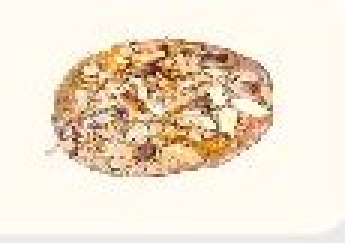
#> input picture assets/cutlet.jpg, 115 x 81 px, given in place of 스크린샷 2026-06-06 오후 12.23.46.png, which was not available (shown 3 times larger)
$ python extract_menu_assets.py
#> lines starting #> are read from the running program, lines starting #| are printed output that depends on the picture; pictures that were not available may be replaced by others from this repository, and a replacement may not be noted
from pathlib import Path
from PIL import Image, ImageDraw


ROOT = Path(__file__).resolve().parents[1]
ASSETS = ROOT / "assets"
MENU_SOURCE = Path(
    "/Users/muna/Desktop/스크린샷 2026-06-06 오후 12.23.46.png"
)
WAIT_SOURCE = Path(
    "/Users/muna/Downloads/KakaoTalk_Photo_2026-06-06-11-29-29.png"
)


def save_crop(source, box, name, size=(640, 420)):
    image = source.crop(box).convert("RGB")
    image = image.resize(size, Image.Resampling.LANCZOS)
    image.save(ASSETS / name, quality=90, optimize=True)


menu_sheet = Image.open(MENU_SOURCE)
#> menu_sheet is the input picture: PIL image 115x81 RGB; mean R, G, B 238.7, 225.2, 206.2

menu_boxes = {
    "ramen-basic.jpg": (10, 108, 146, 220),
    "ramen-egg.jpg": (149, 108, 282, 220),
    "ramen-ricecake.jpg": (284, 108, 420, 220),
    "ramen-ricecake-egg.jpg": (422, 108, 558, 220),
    "kimchi-stew.jpg": (10, 370, 146, 477),
    "chadol-doenjang.jpg": (149, 370, 282, 477),
    "seolleongtang.jpg": (284, 370, 420, 477),
    "seafood-sundubu.jpg": (422, 370, 558, 477),
    "olgaengi-soup.jpg": (10, 541, 146, 646),
    "freshwater-spicy-stew.jpg": (149, 541, 282, 646),
    "mushroom-garlic-hotpot.jpg": (284, 541, 420, 646),
    "sanchae-doenjang.jpg": (422, 541, 558, 646),
}

for filename, box in menu_boxes.items():
    save_crop(menu_sheet, box, filename)

wait_board = Image.open(WAIT_SOURCE)
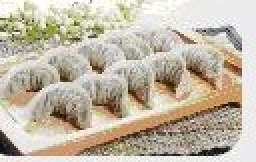
#> input picture assets/dumpling.jpg, 128 x 81 px, given in place of KakaoTalk_Photo_2026-06-06-11-29-29.png, which was not available (shown 2 times larger)
#> wait_board is the input picture: PIL image 128x81 RGB; mean R, G, B 193.8, 184, 166
coffee = wait_board.crop((50, 820, 170, 900)).convert("RGB")
#> coffee: PIL image 120x80 RGB; every value is 0
coffee = coffee.resize((360, 300), Image.Resampling.LANCZOS)
#> coffee: PIL image 360x300 RGB; every value is 0

cafe = Image.new("RGB", (720, 420), "#f4efe7")
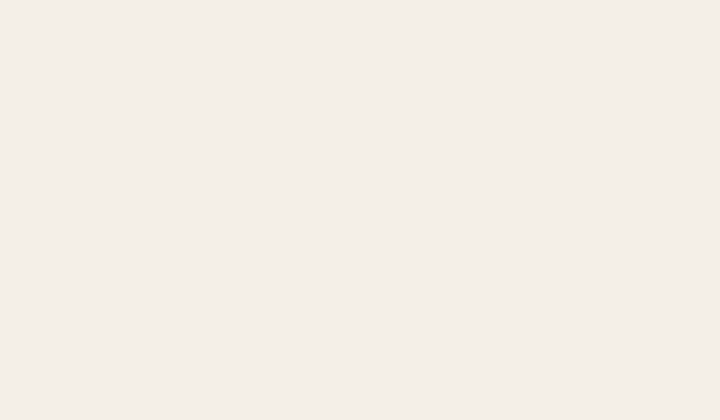
#> cafe: PIL image 720x420 RGB; mean R, G, B 244, 239, 231
cafe.paste(coffee, (20, 60))
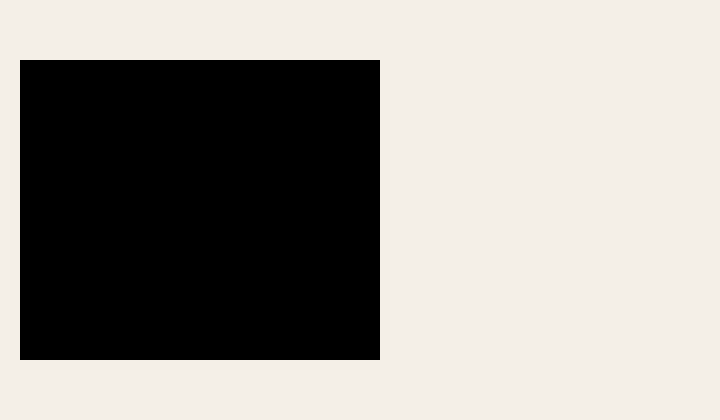
#> cafe: PIL image 720x420 RGB; mean R, G, B 156.9, 153.6, 148.5
draw = ImageDraw.Draw(cafe)
draw.rounded_rectangle(
    (390, 55, 685, 365),
    radius=28,
    fill="#fffaf2",
    outline="#d9c7a8",
    width=4,
)
draw.polygon([(480, 240), (595, 240), (538, 360)], fill="#c88945")
draw.ellipse((458, 96, 618, 245), fill="#fffdf8", outline="#ded5c7", width=3)
draw.ellipse((486, 72, 590, 168), fill="#fffdf8", outline="#ded5c7", width=3)
draw.ellipse((510, 55, 570, 118), fill="#fffdf8", outline="#ded5c7", width=3)
draw.ellipse((515, 255, 526, 266), fill="#91612e")
draw.ellipse((548, 285, 559, 296), fill="#91612e")
draw.ellipse((530, 320, 541, 331), fill="#91612e")
cafe.save(ASSETS / "coffee-icecream.jpg", quality=92, optimize=True)
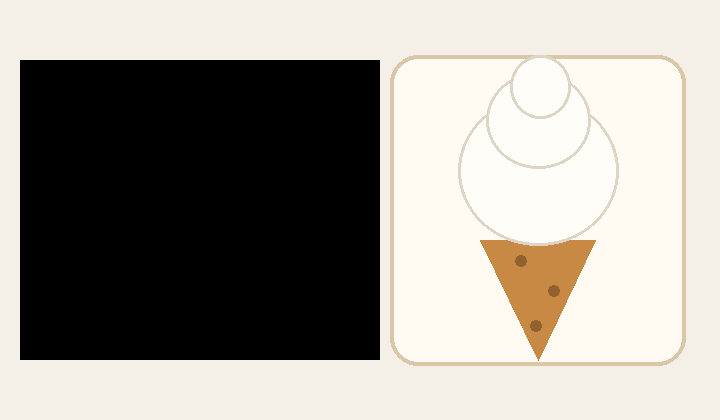
#> saved as coffee-icecream.jpg: PIL image 720x420 RGB; mean R, G, B 158.1, 153.5, 146.8
